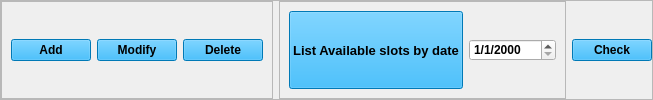
                <widget class="QFrame" name="frame_7">
                 <property name="frameShape">
                  <enum>QFrame::StyledPanel</enum>
                 </property>
                 <property name="frameShadow">
                  <enum>QFrame::Raised</enum>
                 </property>
                 <layout class="QHBoxLayout" name="horizontalLayout_7">
                  <property name="leftMargin">
                   <number>0</number>
                  </property>
                  <property name="topMargin">
                   <number>0</number>
                  </property>
                  <property name="rightMargin">
                   <number>0</number>
                  </property>
                  <property name="bottomMargin">
                   <number>0</number>
                  </property>
                  <item alignment="Qt::AlignLeft">
                   <widget class="QFrame" name="buttons_frame">
                    <property name="sizePolicy">
                     <sizepolicy hsizetype="Expanding" vsizetype="Preferred">
                      <horstretch>0</horstretch>
                      <verstretch>0</verstretch>
                     </sizepolicy>
                    </property>
                    <property name="frameShape">
                     <enum>QFrame::StyledPanel</enum>
                    </property>
                    <property name="frameShadow">
                     <enum>QFrame::Raised</enum>
                    </property>
                    <layout class="QHBoxLayout" name="horizontalLayout_3">
                     <item>
                      <widget class="QPushButton" name="add_btn">
                       <property name="font">
                        <font>
                         <weight>75</weight>
                         <bold>true</bold>
                        </font>
                       </property>
                       <property name="styleSheet">
                        <string notr="true">background-color: rgb(0, 170, 255);</string>
                       </property>
                       <property name="text">
                        <string>Add</string>
                       </property>
                       <property name="icon">
                        <iconset>
                         <normaloff>icons/icons8-add-30.png</normaloff>icons/icons8-add-30.png</iconset>
                       </property>
                      </widget>
                     </item>
                     <item>
                      <widget class="QPushButton" name="modify_btn">
                       <property name="font">
                        <font>
                         <weight>75</weight>
                         <bold>true</bold>
                        </font>
                       </property>
                       <property name="styleSheet">
                        <string notr="true">background-color: rgb(0, 170, 255);</string>
                       </property>
                       <property name="text">
                        <string>Modify</string>
                       </property>
                       <property name="icon">
                        <iconset>
                         <normaloff>icons/icons8-edit-24.png</normaloff>icons/icons8-edit-24.png</iconset>
                       </property>
                      </widget>
                     </item>
                     <item>
                      <widget class="QPushButton" name="delete_btn">
                       <property name="font">
                        <font>
                         <weight>75</weight>
                         <bold>true</bold>
                        </font>
                       </property>
                       <property name="styleSheet">
                        <string notr="true">background-color: rgb(0, 170, 255);</string>
                       </property>
                       <property name="text">
                        <string>Delete</string>
                       </property>
                       <property name="icon">
                        <iconset>
                         <normaloff>icons/icons8-delete-30.png</normaloff>icons/icons8-delete-30.png</iconset>
                       </property>
                      </widget>
                     </item>
                    </layout>
                   </widget>
                  </item>
                  <item>
                   <widget class="QFrame" name="frame_3">
                    <property name="sizePolicy">
                     <sizepolicy hsizetype="Preferred" vsizetype="Expanding">
                      <horstretch>0</horstretch>
                      <verstretch>0</verstretch>
                     </sizepolicy>
                    </property>
                    <property name="styleSheet">
                     <string notr="true">/*background-color: rgb(255, 85, 0);*/
 background:QLinearGradient( x1: 0, y1: 0, x2: 0, y2: 1, stop: 0.0 silver,
      stop: 0.2 #a8a8a8, stop: 1 #727272);</string>
                    </property>
                    <property name="frameShape">
                     <enum>QFrame::StyledPanel</enum>
                    </property>
                    <property name="frameShadow">
                     <enum>QFrame::Raised</enum>
                    </property>
                    <layout class="QHBoxLayout" name="horizontalLayout_11">
                     <item>
                      <widget class="QPushButton" name="list_btn">
                       <property name="sizePolicy">
                        <sizepolicy hsizetype="Minimum" vsizetype="Expanding">
                         <horstretch>0</horstretch>
                         <verstretch>0</verstretch>
                        </sizepolicy>
                       </property>
                       <property name="font">
                        <font>
                         <pointsize>10</pointsize>
                         <weight>75</weight>
                         <bold>true</bold>
                        </font>
                       </property>
                       <property name="styleSheet">
                        <string notr="true">background-color: rgb(0, 170, 255);

</string>
                       </property>
                       <property name="text">
                        <string>List Available slots by date</string>
                       </property>
                       <property name="icon">
                        <iconset>
                         <normaloff>icons/clock.png</normaloff>icons/clock.png</iconset>
                       </property>
                       <property name="iconSize">
                        <size>
                         <width>20</width>
                         <height>20</height>
                        </size>
                       </property>
                      </widget>
                     </item>
                     <item>
                      <widget class="QDateEdit" name="list_date_edit">
                       <property name="font">
                        <font>
                         <pointsize>9</pointsize>
                         <weight>75</weight>
                         <bold>true</bold>
                        </font>
                       </property>
                       <property name="styleSheet">
                        <string notr="true">QDateEdit {
       color : black;
}

QCalendarWidget QToolButton {
  	height: 60px;
  	width: 150px;
  	color: white;
  	font-size: 24px;
  	icon-size: 56px, 56px;
  	background-color: qlineargradient(x1:0, y1:0, x2:0, y2:1, stop: 0 #cccccc, stop: 1 #333333);
  }
  QCalendarWidget QMenu {
  	width: 150px;
  	left: 20px;
  	color: white;
  	font-size: 18px;
  	background-color: rgb(100, 100, 100);
  }
  QCalendarWidget QSpinBox { 
  	width: 150px; 
  	font-size:24px; 
  	color: white; 
  	background-color: qlineargradient(x1:0, y1:0, x2:0, y2:1, stop: 0 #cccccc, stop: 1 #333333); 
  	selection-background-color: rgb(136, 136, 136);
  	selection-color: rgb(255, 255, 255);
  }
  QCalendarWidget QSpinBox::up-button { subcontrol-origin: border;  subcontrol-position: top right;  width:65px; }
  QCalendarWidget QSpinBox::down-button {subcontrol-origin: border; subcontrol-position: bottom right;  width:65px;}
  QCalendarWidget QSpinBox::up-arrow { width:56px;  height:56px; }
  QCalendarWidget QSpinBox::down-arrow { width:56px;  height:56px; }
   
  /* header row */
  QCalendarWidget QWidget { alternate-background-color: rgb(128, 128, 128); }
   
  /* normal days */
  QCalendarWidget QAbstractItemView:enabled 
  {
  	font-size:24px;  
  	color: rgb(180, 180, 180);  
  	background-color: black;  
  	selection-background-color: rgb(64, 64, 64); 
  	selection-color: rgb(0, 255, 0); 
  }
   
  /* days in other months */
  /* navigation bar */
QCalendarWidget QWidget#qt_calendar_navigationbar
{ 
  background-color: qlineargradient(x1:0, y1:0, x2:0, y2:1, stop: 0 #cccccc, stop: 1 #333333); 
}

QCalendarWidget QAbstractItemView:disabled 
{ 
color: rgb(64, 64, 64); 
}</string>
                       </property>
                       <property name="displayFormat">
                        <string>d/M/yyyy</string>
                       </property>
                      </widget>
                     </item>
                    </layout>
                   </widget>
                  </item>
                  <item alignment="Qt::AlignRight">
                   <widget class="QPushButton" name="check_btn">
                    <property name="enabled">
                     <bool>true</bool>
                    </property>
                    <property name="font">
                     <font>
                      <weight>75</weight>
                      <bold>true</bold>
                     </font>
                    </property>
                    <property name="styleSheet">
                     <string notr="true">background-color: rgb(0, 170, 255);</string>
                    </property>
                    <property name="text">
                     <string>Check</string>
                    </property>
                    <property name="icon">
                     <iconset>
                      <normaloff>icons/icons8-check-24.png</normaloff>icons/icons8-check-24.png</iconset>
                    </property>
                   </widget>
                  </item>
                 </layout>
                </widget>
